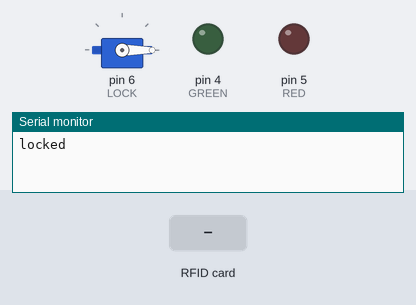
Recording of a sketch running on a simulated Arduino Uno, built with avr-gcc and run on an emulated ATmega328P. On the bench: servo, output pins drawn as LEDs (lit = HIGH), the last lines printed to the serial monitor. Inputs (shaded band) come from the test bench. Pins used as bus, display or sensor lines are not drawn.

Above: at 1.2 s.
1.3 s: RFID card A3 F1 C5 2E held to the reader
At 2.0 s:
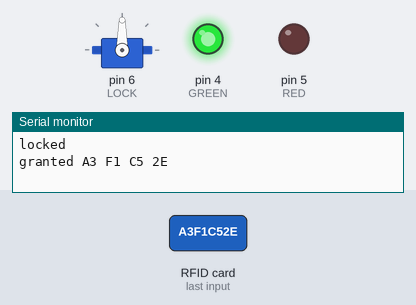
4.3 s: RFID card 5E 7A 19 C4 held to the reader
At 5.1 s:
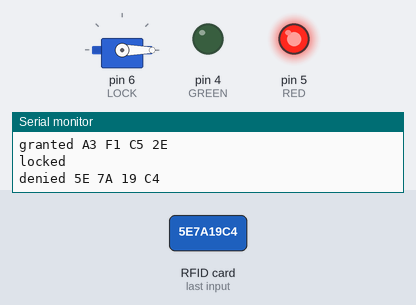
Timing chart, 0 to 7.3 s (numbered marks = the images above; inputs shaded):
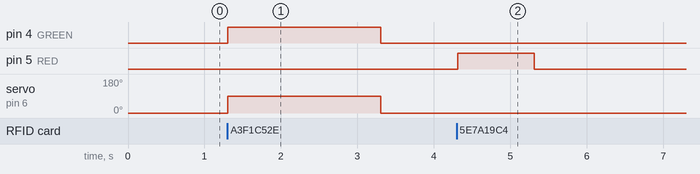

The sketch:

rfid-door.ino
```cpp
// rfid-door — the gallery's access-control door: an RC522 (SDA on 10, RST on 9) under the MFRC522
// library, a servo lock on 6, a green LED on 4 and a red one on 5. The card with UID A3 F1 C5 2E
// opens the door: "granted A3 F1 C5 2E", the green LED and the servo at 90° for 2 s, then
// "locked". Any other tag (the key fob) is refused: "denied <uid>", the red LED for 1 s.

#include <SPI.h>
#include <MFRC522.h>
#include <Servo.h>

const byte GREEN = 4, RED = 5, LOCK = 6;
const byte ALLOWED[4] = {0xA3, 0xF1, 0xC5, 0x2E};

MFRC522 rfid(10, 9);
Servo lock;

void setup() {
  Serial.begin(115200);
  SPI.begin();
  rfid.PCD_Init();
  pinMode(GREEN, OUTPUT);
  pinMode(RED, OUTPUT);
  lock.attach(LOCK);
  lock.write(0);
  Serial.println("locked");
}

void printUid() {
  for (byte i = 0; i < rfid.uid.size; i++) {
    if (i > 0) Serial.print(' ');
    if (rfid.uid.uidByte[i] < 0x10) Serial.print('0');
    Serial.print(rfid.uid.uidByte[i], HEX);
  }
  Serial.println();
}

void loop() {
  if (!rfid.PICC_IsNewCardPresent() || !rfid.PICC_ReadCardSerial()) return;
  const bool allowed = rfid.uid.size == 4 && memcmp(rfid.uid.uidByte, ALLOWED, 4) == 0;
  Serial.print(allowed ? "granted " : "denied ");
  printUid();
  rfid.PICC_HaltA();
  if (allowed) {
    digitalWrite(GREEN, HIGH);
    lock.write(90);
    delay(2000);
    lock.write(0);
    digitalWrite(GREEN, LOW);
    Serial.println("locked");
  } else {
    digitalWrite(RED, HIGH);
    delay(1000);
    digitalWrite(RED, LOW);
  }
}
```

Measured:
- after the input at 1.3 s, pin 4 (GREEN): LOW → HIGH at once, → LOW 2.0 s later; servo on pin 6 (LOCK): 0° → 90° at once, → 0° 2.0 s later
- after the input at 4.3 s, pin 5 (RED): LOW → HIGH at once, → LOW 1.0 s later
